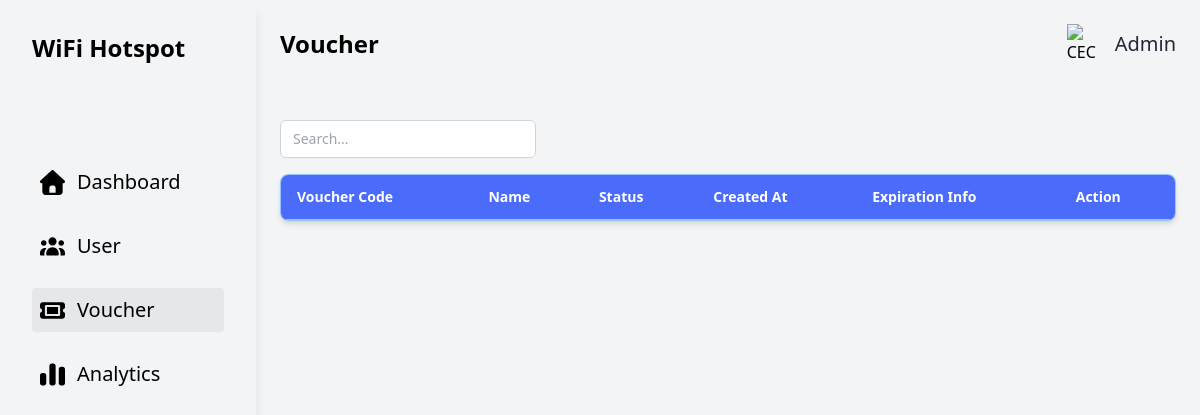
Before: /php/Voucher.php with the older database file.
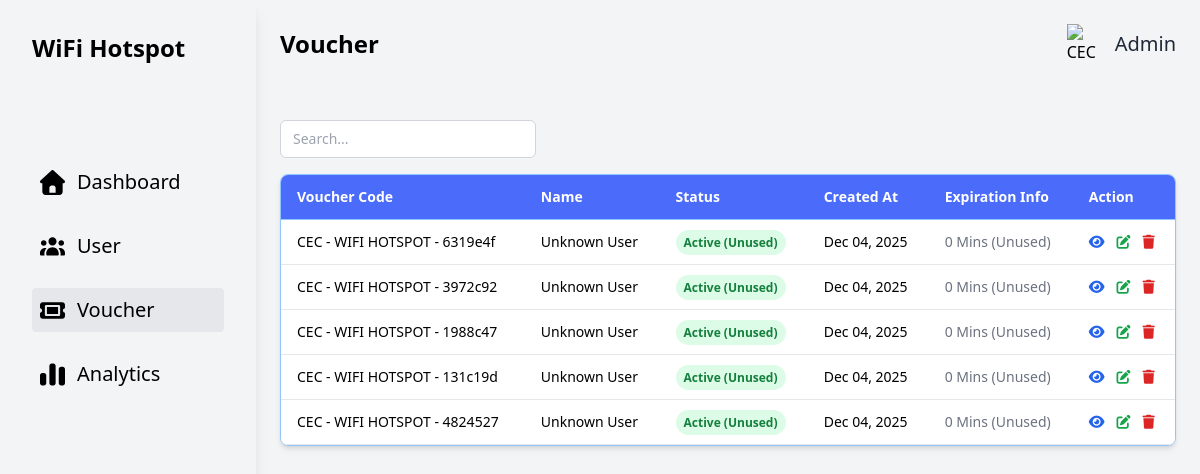
After: the same page with the newer database file.
### tables this page shows
CREATE TABLE `vouchers` (
  `student_id` int(11) NOT NULL,
  `id` int(11) NOT NULL,
  `code` text NOT NULL,
  `used` tinyint(1) NOT NULL DEFAULT 0,
  `created_at` datetime NOT NULL,
  `used_at` datetime DEFAULT NULL,
  `time_limit_minutes` int(11) NOT NULL
);

### php/Voucher.php (the view, shortened to what this page needs)
<?php
require 'db.php';
$sql = "
    SELECT
        v.code,
        v.used,                     -- Now selecting the 'used' column (0 or 1)
        v.created_at,
        v.time_limit_minutes,
        v.used_at,                  -- Added v.used_at to calculate expiration properly
        CONCAT(u.first_name, ' ', u.last_name) AS full_name
    FROM vouchers v
    LEFT JOIN users_profile u ON v.id = u.user_id
    ORDER BY v.id DESC
";
try {
    $stmt = $pdo->prepare($sql);
    $stmt->execute();
    $vouchers = $stmt->fetchAll(PDO::FETCH_ASSOC);
} catch (PDOException $e) {
    die("Database Error: " . $e->getMessage());
}
function calculate_expiration($voucher) {
    $start_timestamp = strtotime($voucher['used_at'] ?? $voucher['created_at']);
    $minutes = (int)$voucher['time_limit_minutes'];
    $expiration_timestamp = $start_timestamp + ($minutes * 60);
    if ($voucher['used'] == 1 && time() > $expiration_timestamp) {
        return ['text' => 'Expired', 'class' => 'red'];
    } elseif ($voucher['used'] == 1) {
        return ['text' => date("M d, Y H:i", $expiration_timestamp), 'class' => 'green'];
    } else {
        return ['text' => $minutes . " Mins (Unused)", 'class' => 'gray'];
    }
}
?>
<!DOCTYPE html>
<html lang="en">
<head>
    <link href="https://cdnjs.cloudflare.com/ajax/libs/font-awesome/6.5.2/css/all.min.css" rel="stylesheet">
    <script src="../css/tailwind.css"></script>
</head>
<body class="bg-gray-100">
    <div class="flex">
        <div class="w-64 bg-white-200 h-screen p-8 text-white shadow-lg overflow-y-auto">
            <div class="flex items-center space-x-2 mb-24">
                <h1 class="text-2xl font-semibold text-black">WiFi Hotspot</h1>
            </div>
            <ul class="space-y-5">
                <li>
                    <a href="admindashboard.php" class="flex items-center space-x-3 hover:bg-gray-300 p-2 rounded">
                        <span class="text-black text-xl">Dashboard</span>
                    </a>
                </li>
                <li>
                    <a href="../php/User.php" class="flex items-center space-x-3 hover:bg-gray-300 p-2 rounded">
                        <span class="text-black text-xl">User</span>
                    </a>
                </li>
                <li>
                    <a href="../php/Voucher.php"
                        class="flex items-center space-x-3 hover:bg-gray-300 p-2 rounded bg-gray-200">
                        <span class="text-black text-xl">Voucher</span>
                    </a>
                </li>
                <li>
                    <a href="../php/Analytics.php" class="flex items-center space-x-3 hover:bg-gray-300 p-2 rounded">
                        <span class="text-black text-xl">Analytics</span>
                    </a>
                </li>
            </ul>
        </div>
        <div class="container mx-auto p-6 flex-1">
            <div class="flex justify-between items-center mb-10">
                <h1 class="text-2xl font-semibold text-black">Voucher </h1>
                <div class="flex items-center space-x-2">
                    <img src="../images/ceclogo.png" alt="CEC Logo" class="w-10 h-10 objection-contain">
                    <span class="text-xl text-gray-800">Admin</span>
                </div>
            </div>
            <div class="flex justify-between items-center py-4">
                <input type="text" placeholder="Search..."
                    class="bg-white border border-gray-300 rounded-md px-3 py-2 text-sm w-64 focus:ring-1 focus:ring-blue-600 focus:outline-none">
            </div>
            <div class="bg-white shadow-md rounded-lg overflow-hidden border border-blue-300">
                <div class="overflow-x-auto">
                    <table class="min-w-full border-collapse">
                        <thead class="bg-[#4B6BFB] text-white">
                            <tr>
                                <th class="px-4 py-3 text-left text-sm font-semibold border-b border-blue-300">Voucher Code</th>
                                <th class="px-4 py-3 text-left text-sm font-semibold border-b border-blue-300">Name</th>
                                <th class="px-4 py-3 text-left text-sm font-semibold border-b border-blue-300">Status</th>
                                <th class="px-4 py-3 text-left text-sm font-semibold border-b border-blue-300">Created At</th>
                                <th class="px-4 py-3 text-left text-sm font-semibold border-b border-blue-300">Expiration Info</th>
                                <th class="px-4 py-3 text-left text-sm font-semibold border-b border-blue-300">Action</th>
                            </tr>
                        </thead>
                        <tbody class="bg-white">
                            <?php foreach ($vouchers as $v): ?>
                            <tr class="hover:bg-gray-100 border-b border-gray-200">
                                <td class="px-4 py-3 text-sm font-medium">
                                    <?= htmlspecialchars($v['code']) ?>
                                </td>
                                <td class="px-4 py-3 text-sm">
                                    <?= htmlspecialchars($v['full_name'] ?? 'Unknown User') ?>
                                </td>
                                <td class="px-4 py-3 text-sm">
                                    <?php if ($v['used'] == 0): ?>
                                        <span class="bg-green-100 text-green-700 px-2 py-1 rounded-full text-xs font-semibold">
                                            Active (Unused)
                                        </span>
                                    <?php endif; ?>
                                </td>
                                <td class="px-4 py-3 text-sm">
                                    <?= date("M d, Y", strtotime($v['created_at'])) ?>
                                </td>
                                <td class="px-4 py-3 text-sm">
                                    <?php
                                        $exp_info = calculate_expiration($v);
                                        $color_class = [
                                            'green' => 'text-green-600 font-semibold',
                                            'red' => 'text-red-600 font-bold',
                                            'gray' => 'text-gray-500',
                                        ][$exp_info['class']] ?? 'text-gray-500';
                                    ?>
                                    <span class="<?= $color_class ?>">
                                        <?= $exp_info['text'] ?>
                                    </span>
                                </td>
                                <td class="px-4 py-3 text-sm">
                                    <div class="flex space-x-3">
                                        <button class="text-blue-600 hover:text-blue-800" title="See More">
                                            <i class="fa-solid fa-eye"></i>
                                        </button>
                                        <button class="text-green-600 hover:text-green-800" title="Edit">
                                            <i class="fa-solid fa-edit"></i>
                                        </button>
                                        <button class="text-red-600 hover:text-red-800" title="Delete">
                                            <i class="fa-solid fa-trash"></i>
                                        </button>
                                    </div>
                                </td>
                            </tr>
                            <?php endforeach; ?>
                        </tbody>
                    </table>
                </div>
            </div>
        </div>
    </div>
</body>
</html>

Changed rows visible on the page:
added vouchers: code "CEC - WIFI HOTSPOT - 6319e4f", full_name "Unknown User", used "Active (Unused)", created_at "Dec 04, 2025", time_limit_minutes "0 Mins (Unused)"
added vouchers: code "CEC - WIFI HOTSPOT - 3972c92", full_name "Unknown User", used "Active (Unused)", created_at "Dec 04, 2025", time_limit_minutes "0 Mins (Unused)"
added vouchers: code "CEC - WIFI HOTSPOT - 1988c47", full_name "Unknown User", used "Active (Unused)", created_at "Dec 04, 2025", time_limit_minutes "0 Mins (Unused)"
added vouchers: code "CEC - WIFI HOTSPOT - 131c19d", full_name "Unknown User", used "Active (Unused)", created_at "Dec 04, 2025", time_limit_minutes "0 Mins (Unused)"
added vouchers: code "CEC - WIFI HOTSPOT - 4824527", full_name "Unknown User", used "Active (Unused)", created_at "Dec 04, 2025", time_limit_minutes "0 Mins (Unused)"
